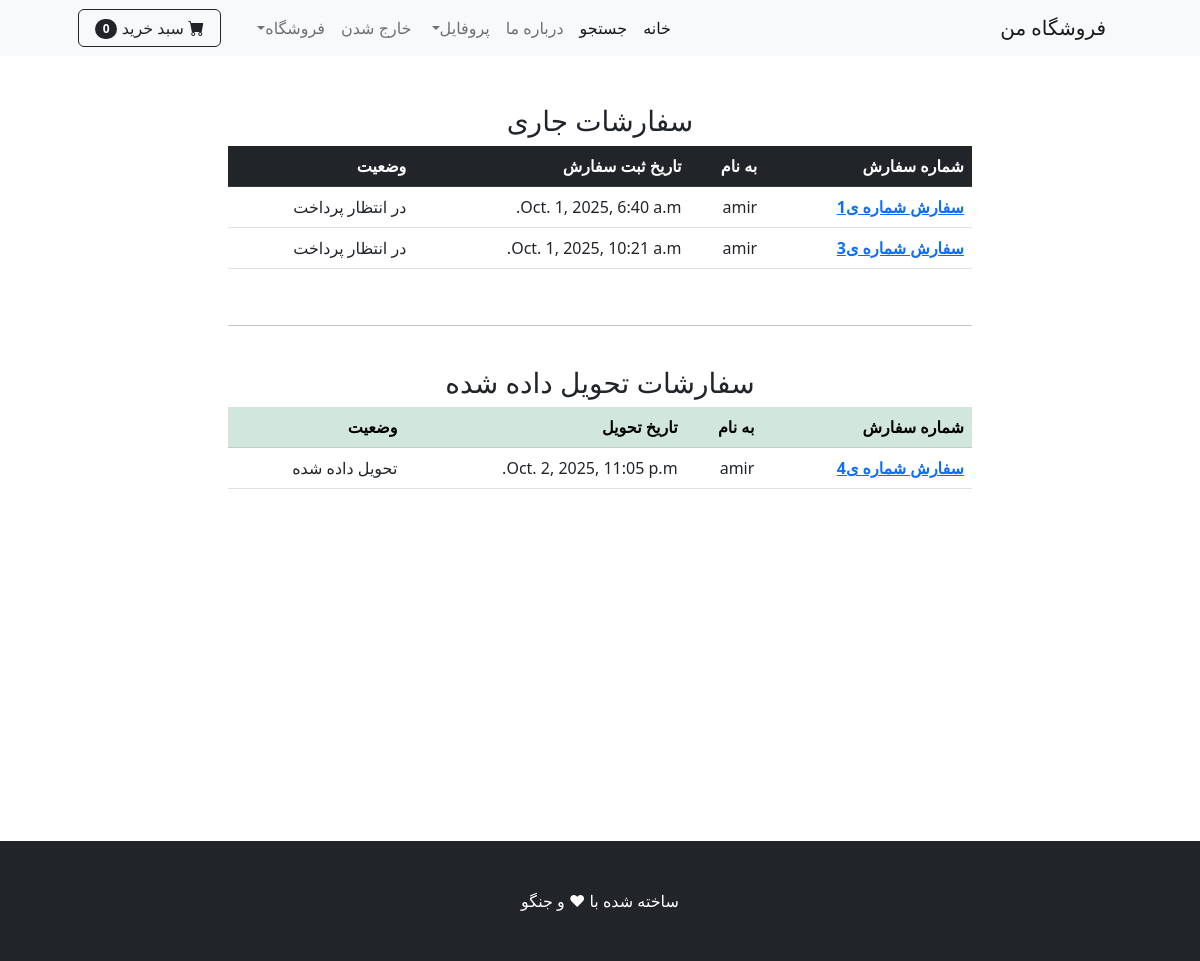
Screenshot of /orders/ (signed in) with the database file from the repository.
### payment/models.py (models this page shows, shortened)
class Order(models.Model):
    STATUS_ORDER = [
        ('Pending','در انتظار پرداخت'),
        ('Processind','درحال پردازش'),
        ('Shipped','ارسال شده به پست'),
        ('Delivered','تحویل داده شده')
    ]
    user = models.ForeignKey(User, on_delete=models.CASCADE,null=True,blank=True)
    full_name = models.CharField(max_length=250)
    email = models.CharField(max_length=300)
    shipping_address = models.TextField(max_length=150000)
    amount_paid = models.DecimalField(decimal_places=0, max_digits=12)
    date_ordered = models.DateTimeField(auto_now_add=True)
    status = models.CharField(max_length=50,choices=STATUS_ORDER,default='Pending')
    last_update = models.DateTimeField(auto_now=True)

### shop/views.py (the view)
# urls.py: path('orders/',views.user_orders, name="orders"),
def user_orders(request):
    if request.user.is_authenticated:
        delivered_orders = Order.objects.filter(user=request.user,status='Delivered')
        other_orders = Order.objects.filter(user=request.user).exclude(status='Delivered')
        context = {
            'Delivered': delivered_orders,
            'other': other_orders
        }
        return render(request, 'orders.html',context)
    else:
        messages.success(request,"دسترسی به این صفحه امکان پذیز نمی باشد")
        return redirect('home')

### cart/cart.py (called while the page is built)
    def __len__(self):
        return len(self.cart)

### cart/context_processors.py (called while the page is built)
def cart(request):
    return {'cart':Cart(request)}

### shop/templates/orders.html
{%  extends 'base.html' %}
{% block content %}
<br><br>
<div class="container">
    <div class="row">
        <center>
            <div class="col-8">
                {% if other %}
                <h3>سفارشات جاری</h3>
                <table class="table">
                    <thead class="table-dark">
                        <tr>
                        <th scope="col">شماره سفارش</th>
                        <th scope="col">به نام</th>
                        <th scope="col">تاریخ ثبت سفارش</th>
                        <th scope="col">وضعیت</th>
                        </tr>
                    </thead>
                    <tbody>
                        {% for order in other %}
                        <tr>
                        <th scope="row"><a href="{% url 'order_details' order.id %}">سفارش شماره ی{{ order.id }}</a></th>
                        <td>{{ order.full_name }}</td>
                        <td>{{ order.date_ordered }}</td>
                        <td>{{ order.get_status_display }}</td>
                        </tr>
                        {% endfor %}
                    </tbody>
                </table>
                {% else %}
                سفارشی در جریان نیست!
                {% endif %}
                <br>
                <hr>
                <br>
                {% if Delivered %}
                <h3>سفارشات تحویل داده شده</h3>
                <table class="table">
                    <thead class="table-success">
                        <tr>
                        <th scope="col">شماره سفارش</th>
                        <th scope="col">به نام</th>
                        <th scope="col">تاریخ تحویل</th>
                        <th scope="col">وضعیت</th>
                        </tr>
                    </thead>
                    <tbody>
                        {% for order in Delivered %}
                        <tr>
                        <th scope="row"><a href="{% url 'order_details' order.id %}">سفارش شماره ی{{ order.id }}</a></th>
                        <td>{{ order.full_name }}</td>
                        <td>{{ order.last_update }}</td>
                        <td>{{ order.get_status_display }}</td>
                        </tr>
                        {% endfor %}
                    </tbody>
                </table>
                {% else %}
                سفارشی در کار نیست!
                {% endif %}
            </div>
        </center>
    </div>
</div>
<br><br><br><br><br><br><br><br><br><br><br><br><br><br>
{% endblock %}

### rows the page displays
Order: id "1", full_name "amir", date_ordered "Oct. 1, 2025, 6:40 a.m.", status "در انتظار پرداخت"
Order: id "3", full_name "amir", date_ordered "Oct. 1, 2025, 10:21 a.m.", status "در انتظار پرداخت"
Order: id "4", full_name "amir", last_update "Oct. 2, 2025, 11:05 p.m.", status "تحویل داده شده"

### other values shown
{{ cart|length }} "0"
